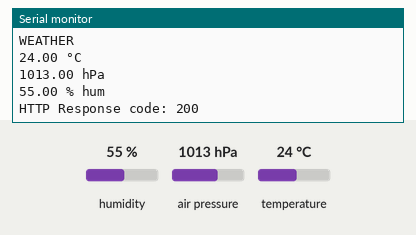
Simulated run of this sketch. Board: ESP8266 (NodeMCU). On the bench: the last lines printed to the serial monitor. The test bench sets the inputs (shaded band); at power-on: humidity 55 %, air pressure 1013 hPa, temperature 24 °C. WiFi joins after 1.5 s; servers stay silent unless stated; uploads are accepted with an empty reply.

Above: at 3.2 s.
3.3 s: humidity set to 22 %
At 7.45 s:
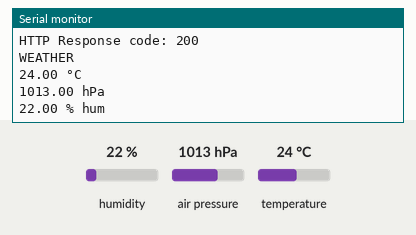
9.1 s: air pressure set to 952 hPa
At 14.1 s:
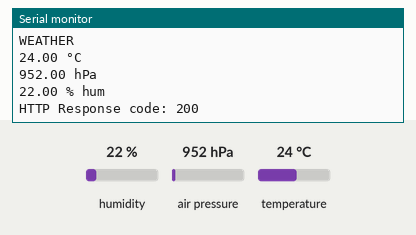
14.9 s: temperature set to 12 °C
At 17.85 s:
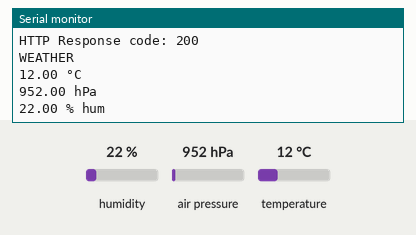

The sketch:

code_ESP8266.ino
```cpp
#include <ESP8266WiFi.h>
#include <ESP8266HTTPClient.h>
#include <ArduinoJson.h>
#include <Wire.h>
#include <Adafruit_Sensor.h>
#include <Adafruit_BME280.h>

#define SEALEVELPRESSURE_HPA (1013.25)

Adafruit_BME280 bme;

const char* ssid = "Alexandre's Galaxy S21 5G";
const char* password = "MMMMMMMM";

void setup() {
  Serial.begin(9600);
  Serial.println("Setup started...");

  // Configuration des broches pour le bus I2C
  Wire.pins(0,2);
  Wire.begin();

  // Connexion Wi-Fi
  WiFi.begin(ssid, password);
  while (WiFi.status() != WL_CONNECTED) {
    delay(1000);
    Serial.println("Connecting to WiFi...");
  }

  Serial.println("Connected to WiFi");

  // Utilisation de la fonction getFreeHeap pour afficher la mémoire disponible
  Serial.print("Free Heap: ");
  Serial.println(ESP.getFreeHeap());

  // Initialisation du capteur BME280
  bool status = bme.begin(0x76);
  if (!status) {
    Serial.println("Could not detect a BME280 sensor. Check wiring connections!");
  }

  Serial.println("BME280 detected!");
  Serial.println("Setup completed...");
}

void loop() {
  Serial.println("WEATHER");
  Serial.println();

  // Lecture des valeurs de température, pression et humidité à partir du capteur BME280
  float temperature = bme.readTemperature();
  float pressure = bme.readPressure() / 100.0F;  // Conversion de pascals à hectopascals
  float humidity = bme.readHumidity();

  // Affichage des valeurs sur la console série
  Serial.print(temperature);
  Serial.println(" °C");

  Serial.print(pressure);
  Serial.println(" hPa");

  Serial.print(humidity);
  Serial.println(" % hum");

  // Appeler votre fonction sendJson avec les valeurs appropriées
  sendJson(temperature, humidity, pressure);

  // Attendre avant d'envoyer une nouvelle requête
  delay(5000);
}

void sendJson(float temp, float hum, float press) {
  // Créer un document JSON
  DynamicJsonDocument jsonDocument(1024);
  JsonArray dataArray = jsonDocument.createNestedArray("data");
  JsonObject tempObject = dataArray.createNestedObject();
  tempObject["temperature"] = temp;
  JsonObject humObject = dataArray.createNestedObject();
  humObject["humidity"] = hum;
  JsonObject pressObject = dataArray.createNestedObject();
  pressObject["pressure"] = press;

  // Convertir l'objet JSON en chaîne JSON
  String jsonString;
  serializeJson(jsonDocument, jsonString);

  // Vérifier la connexion Wi-Fi
  if (WiFi.status() == WL_CONNECTED) {
    // Envoyer la requête POST au serveur Raspberry Pi
    HTTPClient http;
    WiFiClient client;
    http.begin(client, "http://192.168.170.82:5000/writejson");
    http.addHeader("Content-Type", "application/json");
    int httpResponseCode = http.POST(jsonString);

    // Afficher les résultats de la requête HTTP
    if (httpResponseCode > 0) {
      Serial.print("HTTP Response code: ");
      Serial.println(httpResponseCode);
    } else {
      Serial.print("HTTP Request failed. Error code: ");
      Serial.println(httpResponseCode);
      Serial.println(http.errorToString(httpResponseCode).c_str());
    }

    http.end();
  } else {
    Serial.println("WiFi not connected!");
  }
}
```

Measured:
- after the input at 3.3 s, the serial monitor: prints a new line after 4.0 s (image 1)
- after the input at 9.1 s, the serial monitor: prints a new line after 3.4 s (image 2)
- after the input at 14.9 s, the serial monitor: prints a new line after 2.8 s (image 3)
